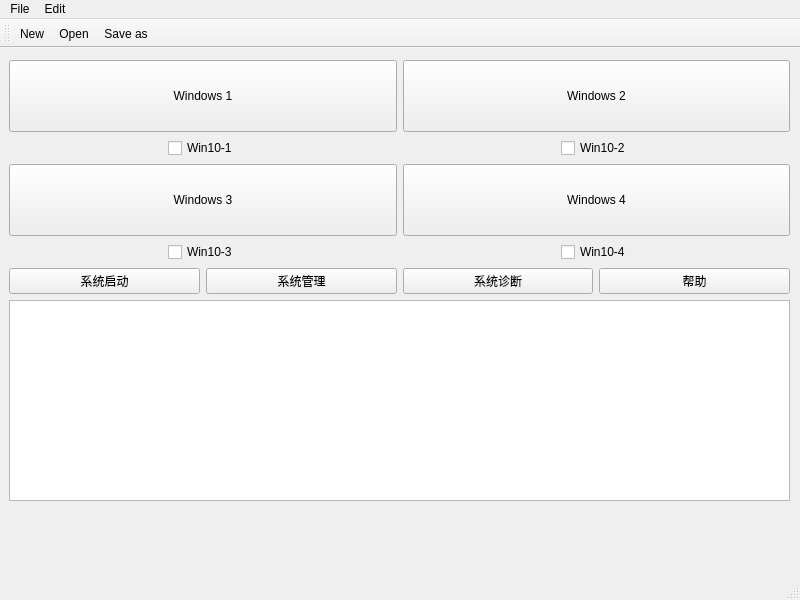
<?xml version="1.0" encoding="UTF-8"?>
<ui version="4.0">
 <class>MainWindow</class>
 <widget class="QMainWindow" name="MainWindow">
  <property name="geometry">
   <rect>
    <x>0</x>
    <y>0</y>
    <width>800</width>
    <height>600</height>
   </rect>
  </property>
  <property name="windowTitle">
   <string>MainWindow</string>
  </property>
  <widget class="QWidget" name="centralwidget">
   <widget class="QWidget" name="verticalWidget" native="true">
    <property name="geometry">
     <rect>
      <x>9</x>
      <y>12</y>
      <width>781</width>
      <height>441</height>
     </rect>
    </property>
    <layout class="QVBoxLayout" name="verticalLayout">
     <item>
      <layout class="QGridLayout" name="gridLayout">
       <item row="5" column="0" alignment="Qt::AlignHCenter">
        <widget class="QCheckBox" name="checkBox_3">
         <property name="sizePolicy">
          <sizepolicy hsizetype="Minimum" vsizetype="Fixed">
           <horstretch>0</horstretch>
           <verstretch>0</verstretch>
          </sizepolicy>
         </property>
         <property name="text">
          <string>Win10-3</string>
         </property>
        </widget>
       </item>
       <item row="2" column="1" alignment="Qt::AlignHCenter">
        <widget class="QCheckBox" name="checkBox_2">
         <property name="sizePolicy">
          <sizepolicy hsizetype="Minimum" vsizetype="Fixed">
           <horstretch>0</horstretch>
           <verstretch>0</verstretch>
          </sizepolicy>
         </property>
         <property name="text">
          <string>Win10-2</string>
         </property>
        </widget>
       </item>
       <item row="2" column="0" alignment="Qt::AlignHCenter">
        <widget class="QCheckBox" name="checkBox_1">
         <property name="sizePolicy">
          <sizepolicy hsizetype="Minimum" vsizetype="Fixed">
           <horstretch>0</horstretch>
           <verstretch>0</verstretch>
          </sizepolicy>
         </property>
         <property name="layoutDirection">
          <enum>Qt::LeftToRight</enum>
         </property>
         <property name="text">
          <string>Win10-1</string>
         </property>
        </widget>
       </item>
       <item row="1" column="0">
        <widget class="QPushButton" name="pushButton_1">
         <property name="sizePolicy">
          <sizepolicy hsizetype="Preferred" vsizetype="Preferred">
           <horstretch>0</horstretch>
           <verstretch>0</verstretch>
          </sizepolicy>
         </property>
         <property name="text">
          <string>Windows 1</string>
         </property>
        </widget>
       </item>
       <item row="1" column="1">
        <widget class="QPushButton" name="pushButton_3">
         <property name="sizePolicy">
          <sizepolicy hsizetype="Preferred" vsizetype="Preferred">
           <horstretch>0</horstretch>
           <verstretch>0</verstretch>
          </sizepolicy>
         </property>
         <property name="text">
          <string>Windows 2</string>
         </property>
        </widget>
       </item>
       <item row="4" column="1">
        <widget class="QPushButton" name="pushButton_4">
         <property name="sizePolicy">
          <sizepolicy hsizetype="Preferred" vsizetype="Preferred">
           <horstretch>0</horstretch>
           <verstretch>0</verstretch>
          </sizepolicy>
         </property>
         <property name="text">
          <string>Windows 4</string>
         </property>
        </widget>
       </item>
       <item row="4" column="0">
        <widget class="QPushButton" name="pushButton_2">
         <property name="sizePolicy">
          <sizepolicy hsizetype="Preferred" vsizetype="Preferred">
           <horstretch>0</horstretch>
           <verstretch>0</verstretch>
          </sizepolicy>
         </property>
         <property name="text">
          <string>Windows 3</string>
         </property>
        </widget>
       </item>
       <item row="5" column="1" alignment="Qt::AlignHCenter">
        <widget class="QCheckBox" name="checkBox_4">
         <property name="sizePolicy">
          <sizepolicy hsizetype="Minimum" vsizetype="Fixed">
           <horstretch>0</horstretch>
           <verstretch>0</verstretch>
          </sizepolicy>
         </property>
         <property name="text">
          <string>Win10-4</string>
         </property>
        </widget>
       </item>
      </layout>
     </item>
     <item>
      <layout class="QHBoxLayout" name="horizontalLayout">
       <item>
        <widget class="QPushButton" name="b_pushButton_1">
         <property name="text">
          <string>系统启动</string>
         </property>
        </widget>
       </item>
       <item>
        <widget class="QPushButton" name="b_pushButton_2">
         <property name="text">
          <string>系统管理</string>
         </property>
        </widget>
       </item>
       <item>
        <widget class="QPushButton" name="b_pushButton_3">
         <property name="text">
          <string>系统诊断</string>
         </property>
        </widget>
       </item>
       <item>
        <widget class="QPushButton" name="b_pushButton_4">
         <property name="text">
          <string>帮助</string>
         </property>
        </widget>
       </item>
      </layout>
     </item>
     <item>
      <widget class="QTextEdit" name="textEdit">
       <property name="sizePolicy">
        <sizepolicy hsizetype="Minimum" vsizetype="Minimum">
         <horstretch>0</horstretch>
         <verstretch>0</verstretch>
        </sizepolicy>
       </property>
      </widget>
     </item>
    </layout>
   </widget>
  </widget>
  <widget class="QMenuBar" name="menubar">
   <property name="geometry">
    <rect>
     <x>0</x>
     <y>0</y>
     <width>800</width>
     <height>23</height>
    </rect>
   </property>
   <widget class="QMenu" name="menuFile">
    <property name="title">
     <string>File</string>
    </property>
    <addaction name="actionNew"/>
    <addaction name="actionOpen"/>
    <addaction name="actionSave_as"/>
    <addaction name="actionPrint"/>
    <addaction name="actionExit"/>
   </widget>
   <widget class="QMenu" name="menuEdit">
    <property name="title">
     <string>Edit</string>
    </property>
    <addaction name="actionCopy"/>
    <addaction name="actionPaste"/>
    <addaction name="actionCut"/>
    <addaction name="actionUndo"/>
    <addaction name="actionRedo"/>
   </widget>
   <addaction name="menuFile"/>
   <addaction name="menuEdit"/>
  </widget>
  <widget class="QStatusBar" name="statusbar"/>
  <widget class="QToolBar" name="toolBar">
   <property name="windowTitle">
    <string>toolBar</string>
   </property>
   <attribute name="toolBarArea">
    <enum>TopToolBarArea</enum>
   </attribute>
   <attribute name="toolBarBreak">
    <bool>false</bool>
   </attribute>
   <addaction name="actionNew"/>
   <addaction name="actionOpen"/>
   <addaction name="actionSave_as"/>
  </widget>
  <action name="actionNew">
   <property name="icon">
    <iconset resource="Resources.qrc">
     <normaloff>:/imgs/demo_imgs/fb.png</normaloff>:/imgs/demo_imgs/fb.png</iconset>
   </property>
   <property name="text">
    <string>New</string>
   </property>
  </action>
  <action name="actionOpen">
   <property name="icon">
    <iconset resource="Resources.qrc">
     <normaloff>:/imgs/demo_imgs/google.png</normaloff>:/imgs/demo_imgs/google.png</iconset>
   </property>
   <property name="text">
    <string>Open</string>
   </property>
  </action>
  <action name="actionSave_as">
   <property name="icon">
    <iconset resource="Resources.qrc">
     <normaloff>:/imgs/demo_imgs/wechat.png</normaloff>:/imgs/demo_imgs/wechat.png</iconset>
   </property>
   <property name="text">
    <string>Save as</string>
   </property>
  </action>
  <action name="actionPrint">
   <property name="text">
    <string>Print</string>
   </property>
  </action>
  <action name="actionExit">
   <property name="text">
    <string>Exit</string>
   </property>
  </action>
  <action name="actionCopy">
   <property name="text">
    <string>Copy</string>
   </property>
  </action>
  <action name="actionPaste">
   <property name="text">
    <string>Paste</string>
   </property>
  </action>
  <action name="actionCut">
   <property name="text">
    <string>Cut</string>
   </property>
   <property name="toolTip">
    <string>Cut</string>
   </property>
  </action>
  <action name="actionUndo">
   <property name="text">
    <string>Undo</string>
   </property>
  </action>
  <action name="actionRedo">
   <property name="text">
    <string>Redo</string>
   </property>
  </action>
 </widget>
 <resources>
  <include location="Resources.qrc"/>
 </resources>
 <connections/>
</ui>
